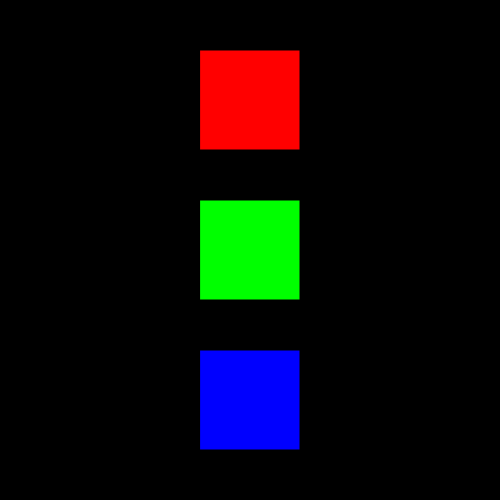
Frame 1 (no input)
Frame 60 (no input): identical to frame 1, image omitted
Frame 120 (the mouse pressed at the canvas centre since frame 60): identical to frame 1, image omitted

The p5.js sketch that drew this single still picture (run headless with seeded random() and noise() and a simulated clock; from frame 60 on, the mouse is pressed at the canvas centre):

// p5.js sketch
// ── sketch.js
function setup() {
    createCanvas(500, 500);
    background(0);
    fill (255, 0, 0);
    square(200, 50, 100);   
    fill (0, 255, 0);
    square(200, 200, 100);
    fill (0, 0, 255);
    square(200, 350, 100);
    
}

function draw(){
}

function mouseClicked() {
  let r = random(0, 255);
  let g = random(0, 255);
  let b = random(0, 255);
  fill (r, g, b);
square(200, 50, 100);
square(200, 200, 100);
square(200, 350, 100);
}
